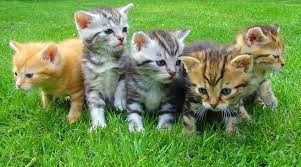
#> input picture Images/img.png, 301 x 167 px, found by its file name
$ python thresholding_binary.py
#> lines starting #> are read from the running program, lines starting #| are printed output that depends on the picture; after the words box and inside, x2 and y2 are one past the last pixel; in counts of white or black regions, pixels touching at a corner belong together
import cv2 as cv

image = cv.imread('/home/jacob3006/PycharmProjects/OpenCV_Studies/Images/img.png')
#> image is the input picture: shape (167, 301, 3); mean B, G, R 77.1, 146.4, 112.4
cv.imshow('image', image)

grey = cv.cvtColor(image, cv.COLOR_BGR2GRAY)
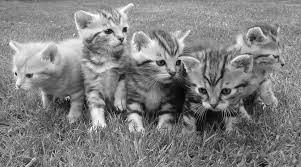
#> grey: shape (167, 301); min 1, max 255, mean 128.3
cv.imshow('GREY', grey)

# Simple Thresholding
threshold, thresh = cv.threshold(grey, 225, 225, cv.THRESH_BINARY)  # Makes the values of the pixels above the maxval to maxl val and others to 0
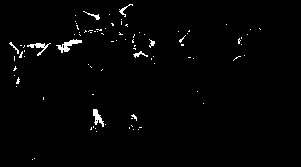
#> thresh: shape (167, 301); values 0 (black) and 225 (white), 1.5% white in thin lines or dots, all inside (x1, y1, x2, y2) = (9, 4, 261, 160)
cv.imshow('Threshold', thresh)

# Inverse Thresholding
threshold1, thresh1 = cv.threshold(grey, 225, 225, cv.THRESH_BINARY_INV)
cv.imshow('Inverse Thresholding', thresh1)

# Adaptive Thresholding
adaptive_thresh = cv.adaptiveThreshold(grey, 155, cv.ADAPTIVE_THRESH_MEAN_C, cv.THRESH_BINARY, blockSize=21, C=1)   # Computes the optimal thresholding value to average of the surrounding pixels. Kinda like your blurring
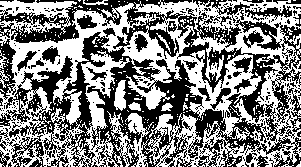
#> adaptive_thresh: shape (167, 301); values 0 (black) and 155 (white), 50.6% white; 303 black regions (266 under 20 px), largest, box (x1, y1, x2, y2) and area: (0, 0, 301, 167) 19818, (193, 0, 292, 23) 640, (0, 39, 16, 100) 521
cv.imshow('Adaptive Thresholding', adaptive_thresh)

# Gaussian Thresholding
gaussian_thresh = cv.adaptiveThreshold(grey, 155, cv.ADAPTIVE_THRESH_GAUSSIAN_C, cv.THRESH_BINARY, blockSize=21, C=1)   # Computes the optimal thresholding value to average of the surrounding pixels of their weight. Kinda like your blurring
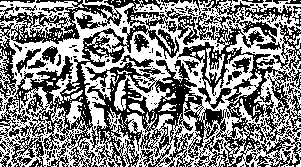
#> gaussian_thresh: shape (167, 301); values 0 (black) and 155 (white), 51.1% white; black in thin lines or dots
cv.imshow('Gaussian Adaptive Thresholding', gaussian_thresh)

cv.waitKey(0)
